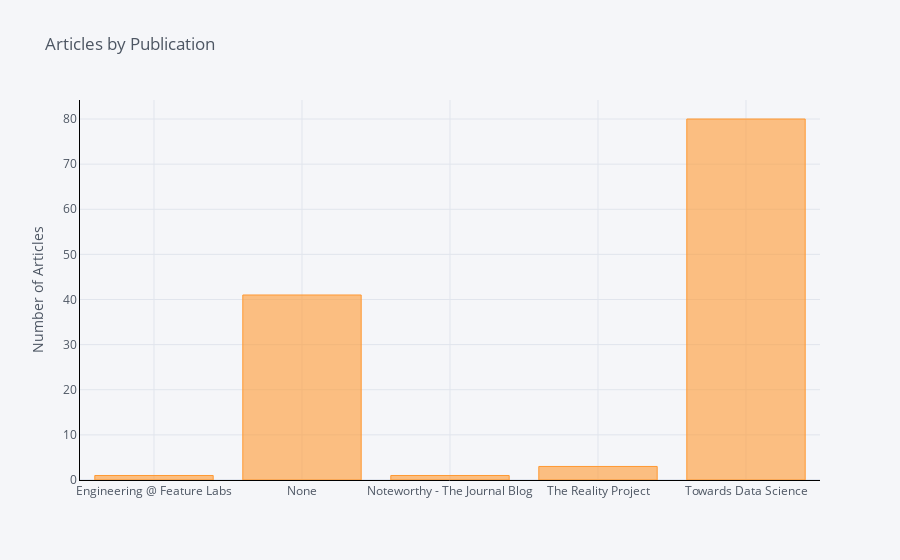

Here is the notebook cell this chart was saved with:
### Code cell
df.groupby('publication').count()['fans'].iplot(
    kind='bar', yTitle='Number of Articles', linecolor='black', title='Articles by Publication')

### Figure 1 — Plotly figure (JSON) as saved in the notebook; plotly's stock layout.template omitted (floating-point values rounded to 4 significant figures)
{"data": [{"marker": {"color": "rgba(255, 153, 51, 0.6)", "line": {"color": "rgba(255, 153, 51, 1.0)", "width": 1}}, "name": "fans", "orientation": "v", "text": "", "type": "bar", "x": ["Engineering @ Feature Labs", "None", "Noteworthy - The Journal Blog", "The Reality Project", "Towards Data Science"], "y": [1, 41, 1, 3, 80]}], "layout": {"legend": {"bgcolor": "#F5F6F9", "font": {"color": "#4D5663"}}, "paper_bgcolor": "#F5F6F9", "plot_bgcolor": "#F5F6F9", "title": {"font": {"color": "#4D5663"}, "text": "Articles by Publication"}, "xaxis": {"gridcolor": "#E1E5ED", "linecolor": "black", "showgrid": true, "tickfont": {"color": "#4D5663"}, "title": {"font": {"color": "#4D5663"}, "text": ""}, "zerolinecolor": "#E1E5ED"}, "yaxis": {"gridcolor": "#E1E5ED", "linecolor": "black", "showgrid": true, "tickfont": {"color": "#4D5663"}, "title": {"font": {"color": "#4D5663"}, "text": "Number of Articles"}, "zerolinecolor": "#E1E5ED"}}}
